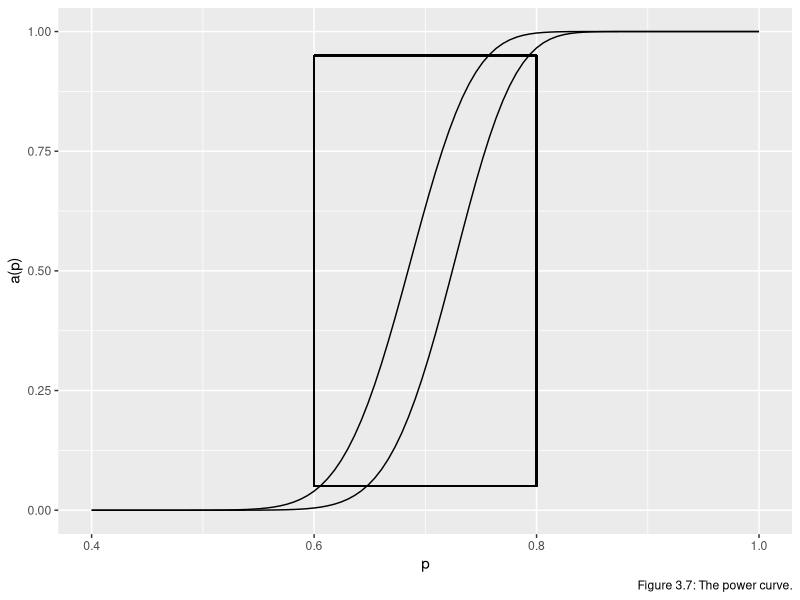

This figure's R source:
## ---- chunk 1
knitr::opts_chunk$set(echo = TRUE)
library(ggplot2)
## ---- chunk 2
n=100
p1=0.6
m1=n*p1
m=rep(0,n-m1)
p=rep(0,n-m1)
for(i in 0:n-m1){
  m[i]=i+m1
  p[i]=pbinom(100,n,p1)-pbinom(m[i]-1,n,p1)
}
a=data.frame(cbind(m,p))
head(a)
## ---- chunk 3
p2=0.8
m2=n*p2
m=rep(0,n-m2)
p=rep(0,n-m2)
for(i in 0:n-m2){
  m[i]=m2-i
  p[i]=pbinom(m[i]-1,n,prob=p2)
}
b=data.frame(cbind(m,p))
head(b)
## ---- chunk 4
cva=a[which(a$p<0.05),1]
min(cva)
cvb=b[which(b$p<0.05),1]
max(cvb)
intersect(cva,cvb)
## ---- chunk 5
# X-axis: p value
pmin=0.4
p=seq(from=pmin,to=1,length=n)

# Y-axis: type 1 error rate
m=69
alpha1=rep(0,n)
for(i in 1:n){
  alpha1[i]=pbinom(n,n,p[i])-pbinom(m-1,n,prob=p[i])
}

m=73
alpha2=rep(0,n)
for(i in 1:n){
  alpha2[i]=pbinom(n,n,p[i])-pbinom(m-1,n,prob=p[i])
}

c=data.frame(cbind(p,alpha1,alpha2))
## ---- chunk 6
d=ggplot(data=c,mapping=aes(x=p))+
  geom_line(mapping=aes(y=alpha1))+
  geom_line(mapping=aes(y=alpha2))+
  labs(x="p",y="a(p)",caption="Figure 3.7: The power curve.")
  
#Add a box
d+
  geom_segment(mapping=aes(x=0.6,xend=0.8,y=0.05,yend=0.05))+
  geom_segment(mapping=aes(x=0.6,xend=0.8,y=0.95,yend=0.95))+
  geom_segment(mapping=aes(x=0.6,xend=0.6,y=0.05,yend=0.95))+
  geom_segment(mapping=aes(x=0.8,xend=0.8,y=0.05,yend=0.95))
